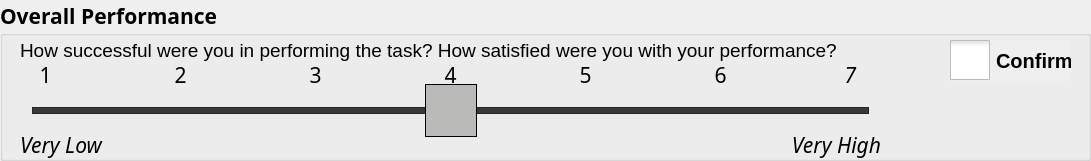
   <widget class="QGroupBox" name="performance_groupBox">
    <property name="geometry">
     <rect>
      <x>470</x>
      <y>580</y>
      <width>1091</width>
      <height>161</height>
     </rect>
    </property>
    <property name="font">
     <font>
      <family>Ubuntu Condensed</family>
      <pointsize>16</pointsize>
      <weight>75</weight>
      <bold>true</bold>
     </font>
    </property>
    <property name="autoFillBackground">
     <bool>true</bool>
    </property>
    <property name="title">
     <string>Overall Performance</string>
    </property>
    <widget class="QLabel" name="label_21">
     <property name="geometry">
      <rect>
       <x>770</x>
       <y>130</y>
       <width>111</width>
       <height>31</height>
      </rect>
     </property>
     <property name="font">
      <font>
       <family>Ubuntu Condensed</family>
       <pointsize>16</pointsize>
       <weight>50</weight>
       <italic>true</italic>
       <bold>false</bold>
      </font>
     </property>
     <property name="text">
      <string>&lt;html&gt;&lt;head/&gt;&lt;body&gt;&lt;p align=&quot;right&quot;&gt;&lt;span style=&quot; font-size:16pt;&quot;&gt;Very High&lt;/span&gt;&lt;/p&gt;&lt;/body&gt;&lt;/html&gt;</string>
     </property>
    </widget>
    <widget class="QLabel" name="label_22">
     <property name="geometry">
      <rect>
       <x>20</x>
       <y>30</y>
       <width>901</width>
       <height>41</height>
      </rect>
     </property>
     <property name="font">
      <font>
       <family>Ubuntu</family>
       <pointsize>14</pointsize>
       <weight>50</weight>
       <bold>false</bold>
      </font>
     </property>
     <property name="text">
      <string>&lt;html&gt;&lt;head/&gt;&lt;body&gt;&lt;p&gt;How successful were you in performing the task? How satisfied were you with your performance?&lt;/p&gt;&lt;/body&gt;&lt;/html&gt;</string>
     </property>
     <property name="wordWrap">
      <bool>true</bool>
     </property>
    </widget>
    <widget class="QLabel" name="label_23">
     <property name="geometry">
      <rect>
       <x>20</x>
       <y>130</y>
       <width>111</width>
       <height>31</height>
      </rect>
     </property>
     <property name="font">
      <font>
       <family>Ubuntu Condensed</family>
       <pointsize>16</pointsize>
       <weight>50</weight>
       <italic>true</italic>
       <bold>false</bold>
      </font>
     </property>
     <property name="text">
      <string>&lt;html&gt;&lt;head/&gt;&lt;body&gt;&lt;p&gt;&lt;span style=&quot; font-size:16pt;&quot;&gt;Very Low&lt;/span&gt;&lt;/p&gt;&lt;/body&gt;&lt;/html&gt;</string>
     </property>
    </widget>
    <widget class="QLabel" name="label_51">
     <property name="geometry">
      <rect>
       <x>300</x>
       <y>60</y>
       <width>31</width>
       <height>31</height>
      </rect>
     </property>
     <property name="font">
      <font>
       <family>Ubuntu Condensed</family>
       <pointsize>16</pointsize>
       <weight>50</weight>
       <italic>true</italic>
       <bold>false</bold>
      </font>
     </property>
     <property name="text">
      <string>&lt;html&gt;&lt;head/&gt;&lt;body&gt;&lt;p align=&quot;center&quot;&gt;&lt;span style=&quot; font-style:normal;&quot;&gt;3&lt;/span&gt;&lt;/p&gt;&lt;/body&gt;&lt;/html&gt;</string>
     </property>
    </widget>
    <widget class="QLabel" name="label_45">
     <property name="geometry">
      <rect>
       <x>430</x>
       <y>60</y>
       <width>41</width>
       <height>31</height>
      </rect>
     </property>
     <property name="font">
      <font>
       <family>Ubuntu Condensed</family>
       <pointsize>16</pointsize>
       <weight>50</weight>
       <italic>true</italic>
       <bold>false</bold>
      </font>
     </property>
     <property name="text">
      <string>&lt;html&gt;&lt;head/&gt;&lt;body&gt;&lt;p align=&quot;center&quot;&gt;&lt;span style=&quot; font-style:normal;&quot;&gt;4&lt;/span&gt;&lt;/p&gt;&lt;/body&gt;&lt;/html&gt;</string>
     </property>
    </widget>
    <widget class="QLabel" name="label_47">
     <property name="geometry">
      <rect>
       <x>560</x>
       <y>60</y>
       <width>51</width>
       <height>31</height>
      </rect>
     </property>
     <property name="font">
      <font>
       <family>Ubuntu Condensed</family>
       <pointsize>16</pointsize>
       <weight>50</weight>
       <italic>true</italic>
       <bold>false</bold>
      </font>
     </property>
     <property name="text">
      <string>&lt;html&gt;&lt;head/&gt;&lt;body&gt;&lt;p align=&quot;center&quot;&gt;&lt;span style=&quot; font-style:normal;&quot;&gt;5&lt;/span&gt;&lt;/p&gt;&lt;/body&gt;&lt;/html&gt;</string>
     </property>
    </widget>
    <widget class="QLabel" name="label_48">
     <property name="geometry">
      <rect>
       <x>30</x>
       <y>60</y>
       <width>31</width>
       <height>31</height>
      </rect>
     </property>
     <property name="font">
      <font>
       <family>Ubuntu Condensed</family>
       <pointsize>16</pointsize>
       <weight>50</weight>
       <italic>true</italic>
       <bold>false</bold>
      </font>
     </property>
     <property name="text">
      <string>&lt;html&gt;&lt;head/&gt;&lt;body&gt;&lt;p align=&quot;center&quot;&gt;&lt;span style=&quot; font-style:normal;&quot;&gt;1&lt;/span&gt;&lt;/p&gt;&lt;/body&gt;&lt;/html&gt;</string>
     </property>
    </widget>
    <widget class="QLabel" name="label_49">
     <property name="geometry">
      <rect>
       <x>700</x>
       <y>60</y>
       <width>41</width>
       <height>31</height>
      </rect>
     </property>
     <property name="font">
      <font>
       <family>Ubuntu Condensed</family>
       <pointsize>16</pointsize>
       <weight>50</weight>
       <italic>true</italic>
       <bold>false</bold>
      </font>
     </property>
     <property name="text">
      <string>&lt;html&gt;&lt;head/&gt;&lt;body&gt;&lt;p align=&quot;center&quot;&gt;&lt;span style=&quot; font-style:normal;&quot;&gt;6&lt;/span&gt;&lt;/p&gt;&lt;/body&gt;&lt;/html&gt;</string>
     </property>
    </widget>
    <widget class="QLabel" name="label_46">
     <property name="geometry">
      <rect>
       <x>170</x>
       <y>60</y>
       <width>21</width>
       <height>31</height>
      </rect>
     </property>
     <property name="font">
      <font>
       <family>Ubuntu Condensed</family>
       <pointsize>16</pointsize>
       <weight>50</weight>
       <italic>true</italic>
       <bold>false</bold>
      </font>
     </property>
     <property name="text">
      <string>&lt;html&gt;&lt;head/&gt;&lt;body&gt;&lt;p align=&quot;center&quot;&gt;&lt;span style=&quot; font-style:normal;&quot;&gt;2&lt;/span&gt;&lt;/p&gt;&lt;/body&gt;&lt;/html&gt;</string>
     </property>
    </widget>
    <widget class="QLabel" name="label_50">
     <property name="geometry">
      <rect>
       <x>830</x>
       <y>60</y>
       <width>41</width>
       <height>31</height>
      </rect>
     </property>
     <property name="font">
      <font>
       <family>Ubuntu Condensed</family>
       <pointsize>16</pointsize>
       <weight>50</weight>
       <italic>true</italic>
       <bold>false</bold>
      </font>
     </property>
     <property name="text">
      <string>&lt;html&gt;&lt;head/&gt;&lt;body&gt;&lt;p align=&quot;center&quot;&gt;7&lt;/p&gt;&lt;/body&gt;&lt;/html&gt;</string>
     </property>
    </widget>
    <widget class="QSlider" name="performance_Slider">
     <property name="geometry">
      <rect>
       <x>20</x>
       <y>80</y>
       <width>861</width>
       <height>61</height>
      </rect>
     </property>
     <property name="sizePolicy">
      <sizepolicy hsizetype="Expanding" vsizetype="Fixed">
       <horstretch>2</horstretch>
       <verstretch>0</verstretch>
      </sizepolicy>
     </property>
     <property name="minimumSize">
      <size>
       <width>0</width>
       <height>0</height>
      </size>
     </property>
     <property name="sizeIncrement">
      <size>
       <width>0</width>
       <height>0</height>
      </size>
     </property>
     <property name="baseSize">
      <size>
       <width>0</width>
       <height>0</height>
      </size>
     </property>
     <property name="palette">
      <palette>
       <active>
        <colorrole role="Highlight">
         <brush brushstyle="SolidPattern">
          <color alpha="255">
           <red>186</red>
           <green>189</green>
           <blue>182</blue>
          </color>
         </brush>
        </colorrole>
       </active>
       <inactive>
        <colorrole role="Highlight">
         <brush brushstyle="SolidPattern">
          <color alpha="255">
           <red>186</red>
           <green>189</green>
           <blue>182</blue>
          </color>
         </brush>
        </colorrole>
       </inactive>
       <disabled>
        <colorrole role="Highlight">
         <brush brushstyle="SolidPattern">
          <color alpha="255">
           <red>145</red>
           <green>145</green>
           <blue>145</blue>
          </color>
         </brush>
        </colorrole>
       </disabled>
      </palette>
     </property>
     <property name="font">
      <font>
       <pointsize>16</pointsize>
       <weight>50</weight>
       <bold>false</bold>
       <kerning>true</kerning>
      </font>
     </property>
     <property name="mouseTracking">
      <bool>false</bool>
     </property>
     <property name="focusPolicy">
      <enum>Qt::NoFocus</enum>
     </property>
     <property name="acceptDrops">
      <bool>false</bool>
     </property>
     <property name="autoFillBackground">
      <bool>false</bool>
     </property>
     <property name="styleSheet">
      <string notr="true">.QSlider::groove:horizontal {
    border: 1px solid #262626;
    height: 5px;
    background: #393939;
    margin: 0 12px;
}

.QSlider::handle:horizontal {
    background: #babab8;
    border: 1px solid #000000;
    width: 50px;
    height:200px;
    margin: -24px -12px;
}</string>
     </property>
     <property name="minimum">
      <number>1</number>
     </property>
     <property name="maximum">
      <number>7</number>
     </property>
     <property name="pageStep">
      <number>1</number>
     </property>
     <property name="value">
      <number>4</number>
     </property>
     <property name="orientation">
      <enum>Qt::Horizontal</enum>
     </property>
     <property name="invertedAppearance">
      <bool>false</bool>
     </property>
     <property name="invertedControls">
      <bool>false</bool>
     </property>
     <property name="tickPosition">
      <enum>QSlider::TicksAbove</enum>
     </property>
     <property name="tickInterval">
      <number>1</number>
     </property>
    </widget>
    <widget class="QCheckBox" name="performance_checkBox">
     <property name="geometry">
      <rect>
       <x>950</x>
       <y>40</y>
       <width>121</width>
       <height>41</height>
      </rect>
     </property>
     <property name="font">
      <font>
       <family>Ubuntu</family>
       <pointsize>15</pointsize>
       <weight>75</weight>
       <bold>true</bold>
      </font>
     </property>
     <property name="autoFillBackground">
      <bool>true</bool>
     </property>
     <property name="styleSheet">
      <string notr="true">QCheckBox::indicator {
     width: 40px;
     height: 40px;
}</string>
     </property>
     <property name="text">
      <string>Confirm</string>
     </property>
    </widget>
    <zorder>performance_Slider</zorder>
    <zorder>label_21</zorder>
    <zorder>label_22</zorder>
    <zorder>label_23</zorder>
    <zorder>label_51</zorder>
    <zorder>label_45</zorder>
    <zorder>label_47</zorder>
    <zorder>label_48</zorder>
    <zorder>label_49</zorder>
    <zorder>label_46</zorder>
    <zorder>label_50</zorder>
    <zorder>performance_checkBox</zorder>
   </widget>
